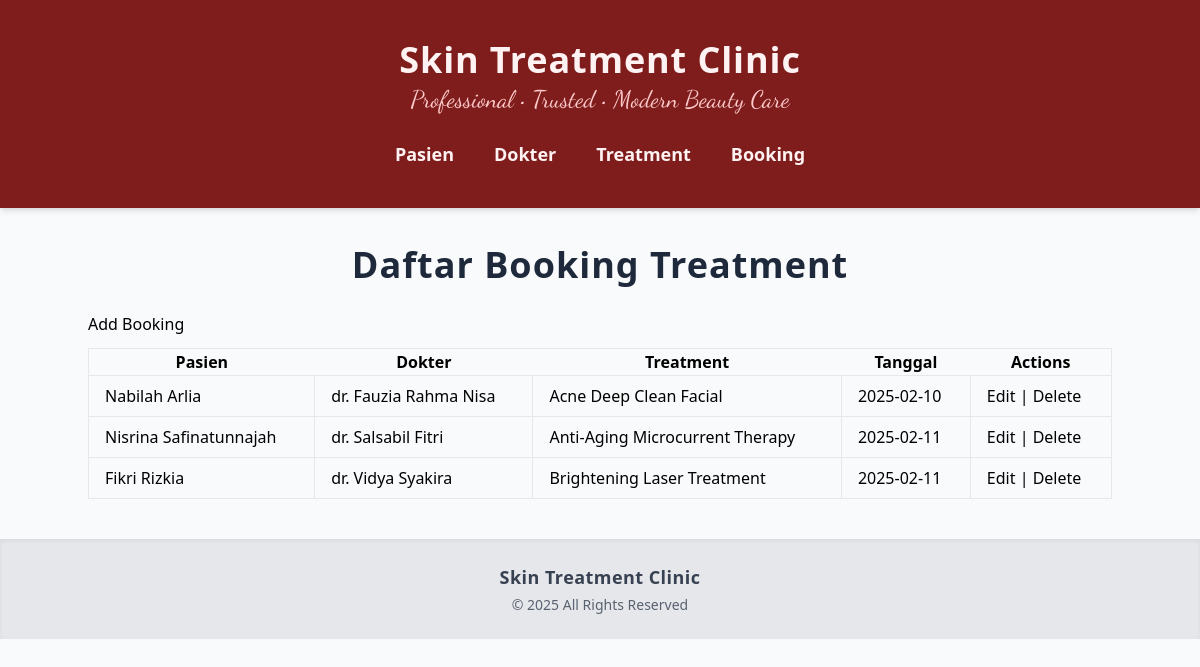
The app's page /index.php?entity=booking&action=list with its own data.
### tables this page shows
CREATE TABLE booking_treatment (
    id_booking INT AUTO_INCREMENT PRIMARY KEY,
    id_pasien INT NOT NULL,
    id_dokter INT NOT NULL,
    id_treatment INT NOT NULL,
    tanggal_booking DATE NOT NULL,

    FOREIGN KEY (id_pasien) REFERENCES pasien(id_pasien) 
        ON DELETE CASCADE ON UPDATE CASCADE,
    FOREIGN KEY (id_dokter) REFERENCES dokter(id_dokter) 
        ON DELETE CASCADE ON UPDATE CASCADE,
    FOREIGN KEY (id_treatment) REFERENCES treatment(id_treatment) 
        ON DELETE CASCADE ON UPDATE CASCADE
);

CREATE TABLE pasien (
    id_pasien INT AUTO_INCREMENT PRIMARY KEY,
    nama VARCHAR(100) NOT NULL,
    no_hp VARCHAR(20) NOT NULL
);

CREATE TABLE dokter (
    id_dokter INT AUTO_INCREMENT PRIMARY KEY,
    nama VARCHAR(100) NOT NULL,
    spesialis VARCHAR(100) NOT NULL
);

CREATE TABLE treatment (
    id_treatment INT AUTO_INCREMENT PRIMARY KEY,
    nama_treatment VARCHAR(100) NOT NULL,
    harga INT NOT NULL
);

### models/Booking.php (called while the page is built, shortened)
<?php
require_once "config/Database.php";
class Booking
{
    private $conn;
    private $table = "booking_treatment";
    public function __construct()
    {
        $database = new Database();
        $this->conn = $database->getConnection();
    }
    public function getAll()
    {
        $query = "SELECT bt.*,
                         p.nama AS nama_pasien,
                         d.nama AS nama_dokter,
                         t.nama_treatment AS nama_treatment,
                         t.harga AS harga
                  FROM " . $this->table . " bt
                  JOIN pasien p ON bt.id_pasien = p.id_pasien
                  JOIN dokter d ON bt.id_dokter = d.id_dokter
                  JOIN treatment t ON bt.id_treatment = t.id_treatment";
        $stmt = $this->conn->prepare($query);
        $stmt->execute();
        return $stmt->fetchAll(PDO::FETCH_ASSOC);
    }
}

### config/Database.php (called while the page is built, shortened)
<?php
class Database
{
    private $host = "localhost";
    private $database = "skin_clinic";
    private $username = "root";
    private $password = "";
    public function getConnection()
    {
        $this->conn = null;
        try {
            $this->conn = new PDO(
                "mysql:host=" . $this->host . ";dbname=" . $this->database,
                $this->username,
                $this->password
            );
            $this->conn->setAttribute(PDO::ATTR_ERRMODE, PDO::ERRMODE_EXCEPTION);
        } catch (PDOException $exception) {
            echo "Connection error: " . $exception->getMessage();
        }
        return $this->conn;
    }
}

### models/Pasien.php (called while the page is built, shortened)
<?php
require_once "config/Database.php";
class Pasien
{
    public function __construct()
    {
        $database = new Database();
    }
}

### models/Dokter.php (called while the page is built, shortened)
<?php
require_once "config/Database.php";
class Dokter
{
    public function __construct()
    {
        $database = new Database();
    }
}

### models/Treatment.php (called while the page is built, shortened)
<?php
require_once "config/Database.php";
class Treatment
{
    public function __construct()
    {
        $database = new Database();
    }
}

### viewmodels/BookingViewModel.php (called while the page is built, shortened)
<?php
require_once 'models/Booking.php';
require_once 'models/Pasien.php';
require_once 'models/Dokter.php';
require_once 'models/Treatment.php';
class BookingViewModel
{
    private $booking;
    public function __construct()
    {
        $this->booking = new Booking();
    }
    public function getBookingList()
    {
        return $this->booking->getAll();
    }
}

### views/booking_list.php (the view)
<?php
require_once 'views/template/header.php';
?>
<h2 class="page-title">Daftar Booking Treatment</h2>
<a href="index.php?entity=booking&action=add">Add Booking</a>
<table class="w-full border mt-3">
    <tr>
        <th>Pasien</th>
        <th>Dokter</th>
        <th>Treatment</th>
        <th>Tanggal</th>
        <th>Actions</th>
    </tr>
    <?php foreach ($bookingList as $b): ?>
        <tr>
            <td class="border px-4 py-2"><?php echo htmlspecialchars($b['nama_pasien']); ?></td>
            <td class="border px-4 py-2"><?php echo htmlspecialchars($b['nama_dokter']); ?></td>
            <td class="border px-4 py-2"><?php echo htmlspecialchars($b['nama_treatment']); ?></td>
            <td class="border px-4 py-2"><?php echo htmlspecialchars($b['tanggal_booking']); ?></td>
            <td class="border px-4 py-2">
                <a href="index.php?entity=booking&action=edit&id=<?php echo $b['id_booking']; ?>">Edit</a> |
                <a href="index.php?entity=booking&action=delete&id=<?php echo $b['id_booking']; ?>"
                    onclick="return confirm('Hapus booking?');">Delete</a>
            </td>
        </tr>
    <?php endforeach; ?>
</table>
<?php
require_once 'views/template/footer.php';
?>

### index.php (shortened to what this page needs)
<?php
require_once 'viewmodels/BookingViewModel.php';
$entity = isset($_GET['entity']) ? $_GET['entity'] : 'pasien';
$action = isset($_GET['action']) ? $_GET['action'] : 'list';
if ($entity === 'pasien') {
    $vm = new PasienViewModel();
    switch ($action) {
        case 'list':
            $pasienList = $vm->getPasienList();
            require 'views/pasien_list.php';
            break;
        case 'add':
            require 'views/pasien_form.php';
            break;
        case 'edit':
            $id = $_GET['id'];
            $pasien = $vm->getPasienById($id);
            require 'views/pasien_form.php';
            break;
        case 'save':
            $vm->addPasien($_POST['nama'], $_POST['no_hp']);
            header("Location: index.php?entity=pasien&action=list");
            break;
        case 'update':
            $id = $_GET['id'];
            $vm->updatePasien($id, $_POST['nama'], $_POST['no_hp']);
            header("Location: index.php?entity=pasien&action=list");
            break;
        case 'delete':
            $vm->deletePasien($_GET['id']);
            header("Location: index.php?entity=pasien&action=list");
            break;
        default:
            echo "Invalid action.";
    }
} elseif ($entity === 'booking') {
    $vm = new BookingViewModel();
    switch ($action) {
        case 'list':
            $bookingList = $vm->getBookingList();
            require 'views/booking_list.php';
            break;
    }
} else {
    echo "Invalid entity.";
}
?>

### views/template/header.php (shortened to what this page needs)
<!DOCTYPE html>
<html lang="en">
<head>
    <link rel="stylesheet" href="https://cdn.jsdelivr.net/npm/tailwindcss@2.2.19/dist/tailwind.min.css">
</head>
<body class="bg-gray-50">
<header class="bg-red-900 shadow-md">
    <div class="container mx-auto py-10 text-center">
        <h1 class="text-4xl font-extrabold text-red-50 tracking-wide">
            Skin Treatment Clinic
        </h1>
        <p class="mt-1 text-2xl text-red-200"
        style="font-family: 'Dancing Script', cursive;">
            Professional • Trusted • Modern Beauty Care
        </p>
        <nav class="mt-6 flex justify-center space-x-10 text-lg font-semibold">
            <a href="index.php?entity=pasien&action=list"
               class="text-red-50 hover:text-red-200 transition duration-200">
               Pasien
            </a>
            <a href="index.php?entity=dokter&action=list"
               class="text-red-50 hover:text-red-200 transition duration-200">
               Dokter
            </a>
            <a href="index.php?entity=treatment&action=list"
               class="text-red-50 hover:text-red-200 transition duration-200">
               Treatment
            </a>
            <a href="index.php?entity=booking&action=list"
               class="text-red-50 hover:text-red-200 transition duration-200">
               Booking
            </a>
        </nav>
    </div>
</header>
<div class="container mx-auto">

### views/template/footer.php
</div>
<footer class="bg-gray-200 text-gray-700 text-center p-6 mt-10 shadow-inner">
    <p class="font-semibold tracking-wide text-lg">
        Skin Treatment Clinic
    </p>
    <p class="text-sm opacity-80 mt-1">
        © 2025 All Rights Reserved
    </p>
</footer>
</body>
</html>

### views/template/header.php (style rules this page uses)
.page-title { font-size: 36px; font-weight: 800; margin: 30px 0 20px 0; color: #1e293b; text-align: center; letter-spacing: 1px; }

### records on screen
booking_treatment: id_pasien.nama "Nabilah Arlia", id_dokter.nama "dr. Fauzia Rahma Nisa", id_treatment.nama_treatment "Acne Deep Clean Facial", tanggal_booking "2025-02-10"
booking_treatment: id_pasien.nama "Nisrina Safinatunnajah", id_dokter.nama "dr. Salsabil Fitri", id_treatment.nama_treatment "Anti-Aging Microcurrent Therapy", tanggal_booking "2025-02-11"
booking_treatment: id_pasien.nama "Fikri Rizkia", id_dokter.nama "dr. Vidya Syakira", id_treatment.nama_treatment "Brightening Laser Treatment", tanggal_booking "2025-02-11"
